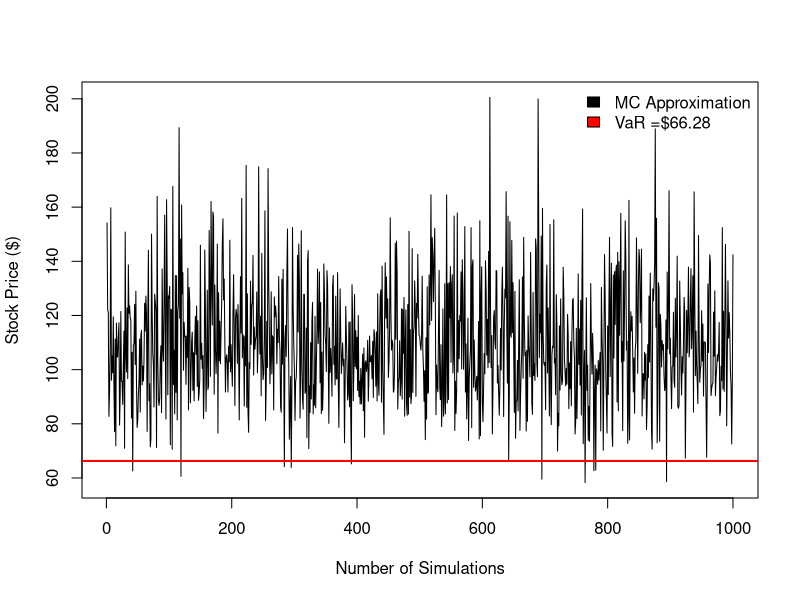

Write R code to recreate this figure.
# https://blog.alookanalytics.com/2017/04/26/monte-carlo-method-in-r/

#' Stock price calculation
#' 
#' Calculates stock price after n periods using standard stock price model
#' @param stock_price original stock price
#' @param n number of periods
#' @param stock_mu expected percentual stock drift over n periods
#' @param stock_sigma expecter percentual stock volatility
#' @return stock price after n periods
f_stock_return <- function(stock_price, n, stock_mu, stock_sigma)
{	
	delta_t <- 1/n #one period
	for (i in seq(n)){
		epsilon <- runif(n=1, min=0, max=1)
		stock_price <- stock_price * (1 + qnorm(epsilon, stock_mu * delta_t, stock_sigma* sqrt(delta_t)))
		}
	return(stock_price)
}

simulations <- 1000 #number of MC simulations
n <- 20 #trading days
stock_price <- 100
stock_mu <- .1 #drift 10%
stock_sigma <- .2 #volatility 20%

# St+1 = St * (1 + μΔt + σε√Δt)

set.seed(42) #for reproducibility
stock_prices <- c()
for (i in seq(simulations)){
	stock_prices <- c(stock_prices, 
	f_stock_return(stock_price=stock_price, 
	n=n, 
	stock_mu=stock_mu, 
	stock_sigma=stock_sigma))
}
quantile(stock_prices, c(.01, .05))
plot(stock_prices,type='l',xlab="Number of Simulations", ylab="Stock Price ($)")
legend('topright', c("MC Approximation","VaR =$66.28"), fill =c("black", "red"),cex=1,bty='n')
abline(h=66.28,col="red",lwd=2)
dev.print(device=postscript,"mc_stock.eps",width=7,height=7, horizontal=FALSE)
dev.off()
